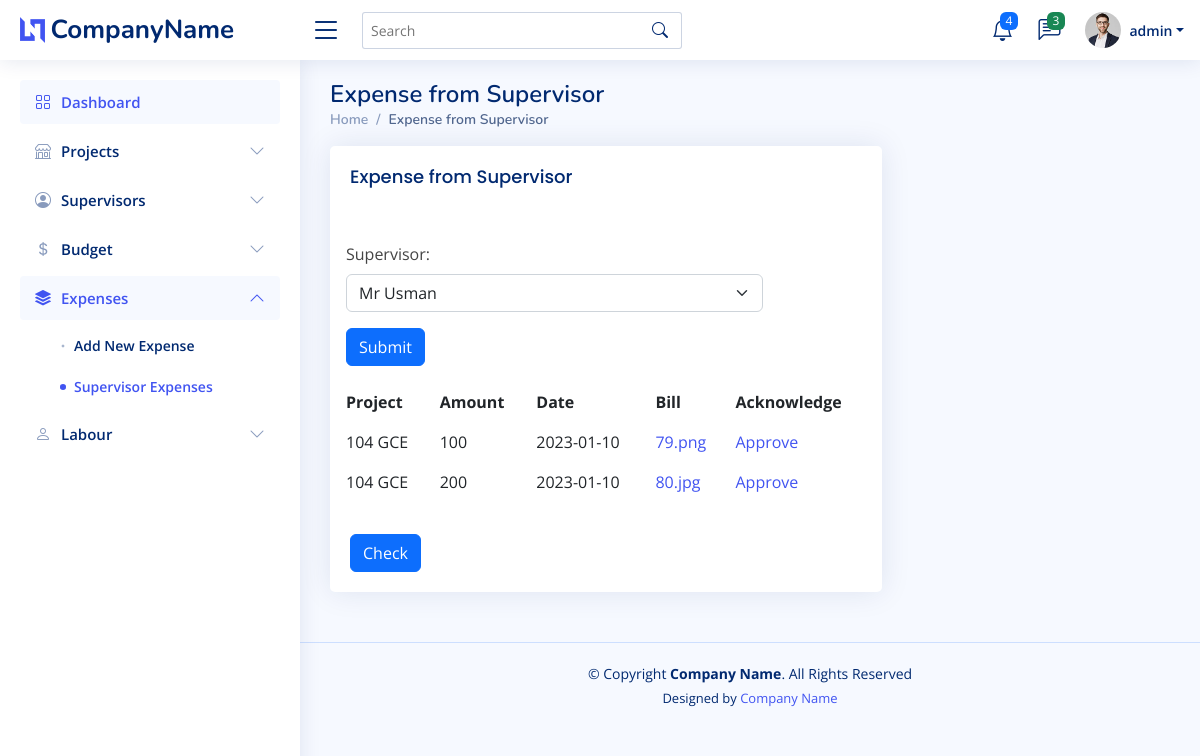
Page /expense/supervisor-expense.php?supervisor_id=13 (signed in) on the committed database.
### tables this page shows
CREATE TABLE `expense` (
  `id` int(11) NOT NULL,
  `project_id` int(11) NOT NULL,
  `supervisor_id` int(11) NOT NULL,
  `expense` decimal(10,0) NOT NULL,
  `description` varchar(255) NOT NULL,
  `date` date NOT NULL,
  `bill` varchar(10000) DEFAULT NULL,
  `ack` tinyint(1) NOT NULL DEFAULT 0
);

CREATE TABLE `project` (
  `id` int(11) NOT NULL,
  `name` varchar(255) NOT NULL
);

### expense/supervisor-expense.php (the view, shortened to what this page needs)
<!DOCTYPE html>
<html lang="en">
<head>
    <?php include '../inc/head.php' ?>
</head>
<body>
    <?php include '../inc/header.php' ?>
    <?php include '../inc/sidebar.php' ?>
    <main id="main" class="main">
        <div class="pagetitle">
            <h1>Expense from Supervisor</h1>
            <nav>
                <ol class="breadcrumb">
                    <li class="breadcrumb-item"><a href="index.php">Home</a></li>
                    <li class="breadcrumb-item active">Expense from Supervisor</li>
                </ol>
            </nav>
        </div>
        <section class="section">
            <div class="row">
                <div class="col-lg-8">
                    <div class="card">
                        <div class="card-body">
                            <h5 class="card-title">Expense from Supervisor</h5>
                            <div class="row mb-3">
                                <form method='post' action="<?= $_SERVER['PHP_SELF'] ?>" class="row g-3 needs-validation" novalidate>
                                    <?php if ($_SESSION['role'] == "ADMIN") { ?>
                                        <div class="col-sm-10">
                                            <label for="supervisor_id" class="form-label">Supervisor: </label>
                                            <select class="form-select" name="supervisor_id" required>
                                                <?php
                                                $sql = "SELECT id,name FROM supervisor";
                                                if ($result = mysqli_query($conn, $sql)) {
                                                    while ($row = mysqli_fetch_assoc($result)) {
                                                        echo "<option value='" . $row['id'] . "'";
                                                        if (isset($_REQUEST['supervisor_id'])) {
                                                            $supervisor_id = $_REQUEST['supervisor_id'];
                                                            if ($supervisor_id === $row['id'])
                                                                echo 'selected="selected"';
                                                        }
                                                        echo ">" . $row['name'] . "</option>";
                                                    }
                                                }
                                                ?>
                                            </select>
                                        </div>
                                        <div class="col-12">
                                            <input class="btn btn-primary" name='submitBtn' type="submit" >
                                        </div>
                                    <?php } ?>
                                </form>
                            </div>
                            <div class="row mb-3">
                                <table class="table table-borderless datatable">
                                    <thead>
                                        <tr>
                                            <th scope="col">Project</th>
                                            <th scope="col">Amount</th>
                                            <th scope="col">Date</th>
                                            <th scope="col">Bill</th>
                                            <th scope="col">Acknowledge</th>
                                        </tr>
                                    </thead>
                                    <tbody>
                                        <?php
                                        if (isset($_REQUEST['supervisor_id']) || isset($_SESSION["id"])) {
                                            $supervisor_id = isset($_REQUEST['supervisor_id']) ? $_REQUEST['supervisor_id'] : $_SESSION["id"];
                                            $sql = "SELECT * FROM expense  where expense.supervisor_id=" . $supervisor_id;
                                            $rs = mysqli_query($conn, $sql);
                                            while ($row = mysqli_fetch_assoc($rs)) { ?>
                                                <tr>
                                                    <td>
                                                        <?php
                                                        $rs_project = mysqli_query($conn, "SELECT * FROM project where id=" . $row['project_id']);
                                                        echo mysqli_fetch_assoc($rs_project)['name'];
                                                        ?>
                                                    </td>
                                                    <td><?= $row['expense']; ?></td>
                                                    <td><?= $row['date']; ?></td>
                                                    <td>
                                                        <a target="_blank" href="upload/<?= $row['bill']; ?>"><?= $row['bill']; ?></a>
                                                    </td>
                                                    <?php
                                                    if ($row['ack'] == 1) {
                                                        echo "<td><span class='badge bg-success'>Approved</span></td>";
                                                    } else {
                                                        if ($_SESSION['role'] == "SUPERVISOR")
                                                            echo "<td><span class='badge bg-danger'>Pending</span></td>";
                                                        else
                                                            echo "<td><a href='supervisor-expense.php?id=" . $row["id"] . "'>Approve</a></td>";
                                                    }
                                                    ?>
                                                </tr>
                                        <?php
                                            }
                                        }
                                        ?>
                                </table>
                            </div>
                            <div class="col-12">
                                <a class="btn btn-primary" href="createzip.php?id=<?php echo $supervisor_id ?>">Check</a>
                            </div>
                        </div>
                    </div>
                </div>
            </div>
        </section>
    </main>
    <?php include '../inc/footer.php' ?>
</body>
</html>

### assets/css/style.css (style rules this page uses)
:root { scroll-behavior: smooth; }
body { font-family: "Open Sans", sans-serif; background: #f6f9ff; color: #444444; }
a { color: #4154f1; text-decoration: none; }
h1, h2, h3, h4, h5, h6 { font-family: "Nunito", sans-serif; }
#main { margin-top: 60px; padding: 20px 30px; transition: all 0.3s; }
.pagetitle { margin-bottom: 10px; }
.pagetitle h1 { font-size: 24px; margin-bottom: 0; font-weight: 600; color: #012970; }
.card { margin-bottom: 30px; border: none; border-radius: 5px; box-shadow: 0px 0 30px rgba(1, 41, 112, 0.1); }
.card-title { padding: 20px 0 15px 0; font-size: 18px; font-weight: 500; color: #012970; font-family: "Poppins", sans-serif; }
.card-body { padding: 0 20px 20px 20px; }
.breadcrumb { font-size: 14px; font-family: "Nunito", sans-serif; color: #899bbd; font-weight: 600; }
.breadcrumb a { color: #899bbd; transition: 0.3s; }
.breadcrumb .breadcrumb-item::before { color: #899bbd; }
.breadcrumb .active { color: #51678f; font-weight: 600; }
@media (min-width: 1200px) { #main, #footer { margin-left: 300px; } }

### rows in the picture
expense: project.name "104 GCE", expense "100", date "2023-01-10", bill "79.png"
expense: project.name "104 GCE", expense "200", date "2023-01-10", bill "80.jpg"

### other values in the picture
$_SESSION["name"] "admin"
form field supervisor_id "Mr Usman"
